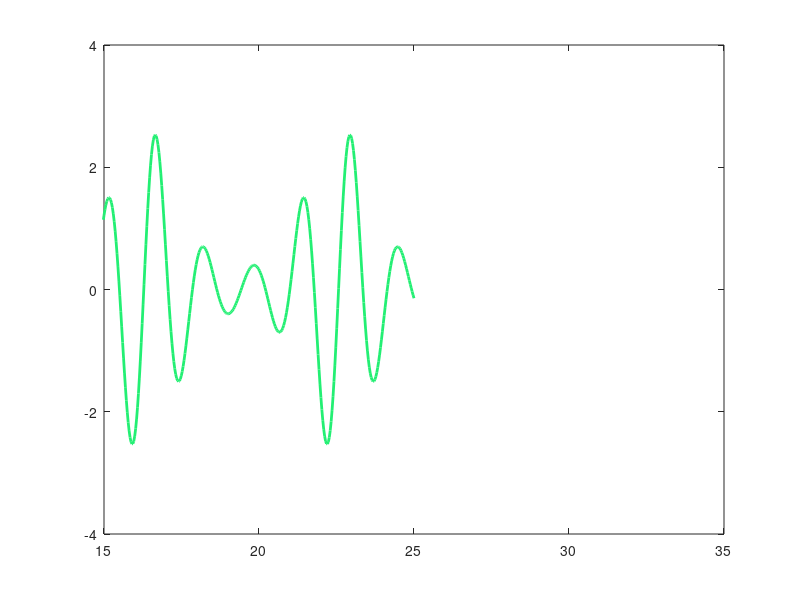

This chart was generated by the following MATLAB code:
clc;
clear;
t=linspace(-15,15,1000);
y=sin(4*t).*exp(cos(t));
for i=1:201
    x=(i-1)/20+t;
    h=plot(x,y);
    xlim([15,35])
    ylim([-4,4])
    set(h,'color',rand(1,3))
    set(h,'linewidth',2)
    m(:,i)=getframe;
end
movie(m,1)